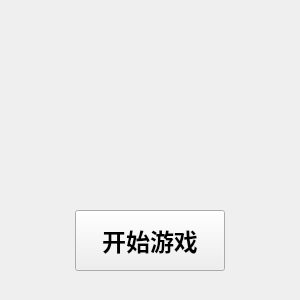
<?xml version="1.0" encoding="UTF-8"?>
<ui version="4.0">
 <class>GameMenu</class>
 <widget class="QWidget" name="GameMenu">
  <property name="geometry">
   <rect>
    <x>0</x>
    <y>0</y>
    <width>300</width>
    <height>300</height>
   </rect>
  </property>
  <property name="minimumSize">
   <size>
    <width>300</width>
    <height>300</height>
   </size>
  </property>
  <property name="maximumSize">
   <size>
    <width>300</width>
    <height>300</height>
   </size>
  </property>
  <property name="mouseTracking">
   <bool>true</bool>
  </property>
  <property name="windowTitle">
   <string>GameMenu</string>
  </property>
  <widget class="QPushButton" name="pushButton">
   <property name="geometry">
    <rect>
     <x>75</x>
     <y>210</y>
     <width>150</width>
     <height>61</height>
    </rect>
   </property>
   <property name="font">
    <font>
     <family>Adobe Arabic</family>
     <pointsize>18</pointsize>
     <weight>75</weight>
     <bold>true</bold>
    </font>
   </property>
   <property name="text">
    <string>开始游戏</string>
   </property>
  </widget>
 </widget>
 <layoutdefault spacing="6" margin="11"/>
 <resources/>
 <connections/>
</ui>
